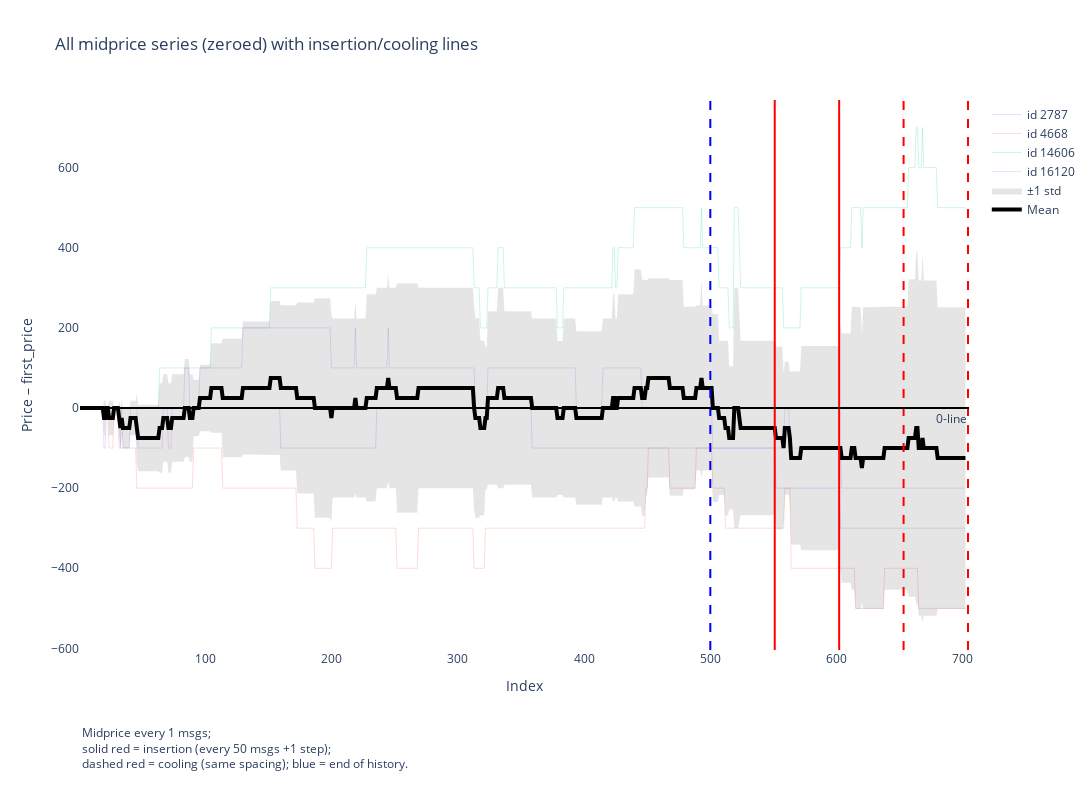

Source (notebook cell):
### Code cell
# 1) how many mid-price samples in one historical block?
hist_steps = hist_msgs // midprice_step_size

# 2) how many mid-price samples in one generated block?
gen_steps  = n_gen_msgs // midprice_step_size

# 3) the “block” between events in mid-price units:
gen_block  = gen_steps + 1    # one extra step after each generated block

# compute mean/std
mean_series = all_series.mean(axis=0)
std_series  = all_series.std(axis=0)

fig = go.Figure()

# faint individual traces
for row, arr0 in zip(merged.itertuples(index=False), all_series):
    fig.add_trace(go.Scatter(
        x=x, y=arr0, mode='lines',
        name=f"id {row.id}", line=dict(width=1),
        opacity=0.2, hoverinfo='skip'
    ))

# ±1 std band
fig.add_trace(go.Scatter(
    x=np.concatenate([x, x[::-1]]),
    y=np.concatenate([mean_series + std_series, (mean_series - std_series)[::-1]]),
    fill='toself', fillcolor='rgba(0,0,0,0.1)',
    line=dict(color='rgba(0,0,0,0)'), hoverinfo='skip',
    showlegend=True, name='±1 std'
))

# bold mean line
fig.add_trace(go.Scatter(
    x=x, y=mean_series, mode='lines',
    name='Mean', line=dict(color='black', width=4)
))

# history-end (blue dashed)
fig.add_vline(x=hist_steps, line=dict(color='blue', width=2, dash='dash'))

# build all event positions in mid-price units
events = np.arange(1, num_insertions + num_coolings + 1)
positions = hist_steps + gen_block * events

# insertion (solid red) = first num_insertions events
for pos in positions[:num_insertions]:
    fig.add_vline(x=pos, line=dict(color='red', width=2, dash='solid'))
# cooling (dashed red) = next num_coolings events
for pos in positions[num_insertions:]:
    fig.add_vline(x=pos, line=dict(color='red', width=2, dash='dash'))

print("insertion positions:", positions[:num_insertions].tolist())
print("cooling positions:  ", positions[num_insertions:].tolist())

# zero‐line
fig.add_hline(y=0, line=dict(color='black', width=2, dash='solid'),
              annotation_text="0-line", annotation_position="bottom right")

# layout
fig.update_layout(
    title="All midprice series (zeroed) with insertion/cooling lines",
    xaxis_title="Index", yaxis_title="Price – first_price",
    template="plotly_white", hovermode="x unified",
    height=800, width=1200, margin={"b":150}
)
fig.update_xaxes(showgrid=False)
fig.update_yaxes(showgrid=False)

info_text = (
    f"Midprice every {midprice_step_size} msgs;<br>"
    f"solid red = insertion (every {n_gen_msgs} msgs +1 step);<br>"
    f"dashed red = cooling (same spacing); blue = end of history."
)
fig.add_annotation(
    text=info_text, xref="paper", yref="paper",
    x=0, y=-0.225, showarrow=False, align="left", font={"size":12}
)

fig.show()

### Figure 1 — Plotly figure (JSON) as saved in the notebook; plotly's stock layout.template omitted (floating-point values rounded to 4 significant figures; data arrays with more than 128 entries replaced by an {"elided": "..."} marker saying what was removed)
{"data": [{"hoverinfo": "skip", "line": {"width": 1}, "mode": "lines", "name": "id 2787", "opacity": 0.2, "type": "scatter", "x": {"elided": "702 int values"}, "y": {"elided": "702 int values"}}, {"hoverinfo": "skip", "line": {"width": 1}, "mode": "lines", "name": "id 4668", "opacity": 0.2, "type": "scatter", "x": {"elided": "702 int values"}, "y": {"elided": "702 int values"}}, {"hoverinfo": "skip", "line": {"width": 1}, "mode": "lines", "name": "id 14606", "opacity": 0.2, "type": "scatter", "x": {"elided": "702 int values"}, "y": {"elided": "702 int values"}}, {"hoverinfo": "skip", "line": {"width": 1}, "mode": "lines", "name": "id 16120", "opacity": 0.2, "type": "scatter", "x": {"elided": "702 int values"}, "y": {"elided": "702 int values"}}, {"fill": "toself", "fillcolor": "rgba(0,0,0,0.1)", "hoverinfo": "skip", "line": {"color": "rgba(0,0,0,0)"}, "name": "±1 std", "showlegend": true, "type": "scatter", "x": {"elided": "1404 int values"}, "y": {"elided": "1404 float values"}}, {"line": {"color": "black", "width": 4}, "mode": "lines", "name": "Mean", "type": "scatter", "x": {"elided": "702 int values"}, "y": {"elided": "702 float values"}}], "layout": {"annotations": [{"showarrow": false, "text": "0-line", "x": 1, "xanchor": "right", "xref": "x domain", "y": 0, "yanchor": "top", "yref": "y"}, {"align": "left", "font": {"size": 12}, "showarrow": false, "text": "Midprice every 1 msgs;<br>solid red = insertion (every 50 msgs +1 step);<br>dashed red = cooling (same spacing); blue = end of history.", "x": 0, "xref": "paper", "y": -0.225, "yref": "paper"}], "height": 800, "hovermode": "x unified", "margin": {"b": 150}, "shapes": [{"line": {"color": "blue", "dash": "dash", "width": 2}, "type": "line", "x0": 500, "x1": 500, "xref": "x", "y0": 0, "y1": 1, "yref": "y domain"}, {"line": {"color": "red", "dash": "solid", "width": 2}, "type": "line", "x0": 551, "x1": 551, "xref": "x", "y0": 0, "y1": 1, "yref": "y domain"}, {"line": {"color": "red", "dash": "solid", "width": 2}, "type": "line", "x0": 602, "x1": 602, "xref": "x", "y0": 0, "y1": 1, "yref": "y domain"}, {"line": {"color": "red", "dash": "dash", "width": 2}, "type": "line", "x0": 653, "x1": 653, "xref": "x", "y0": 0, "y1": 1, "yref": "y domain"}, {"line": {"color": "red", "dash": "dash", "width": 2}, "type": "line", "x0": 704, "x1": 704, "xref": "x", "y0": 0, "y1": 1, "yref": "y domain"}, {"line": {"color": "black", "dash": "solid", "width": 2}, "type": "line", "x0": 0, "x1": 1, "xref": "x domain", "y0": 0, "y1": 0, "yref": "y"}], "title": {"text": "All midprice series (zeroed) with insertion/cooling lines"}, "width": 1200, "xaxis": {"showgrid": false, "title": {"text": "Index"}}, "yaxis": {"showgrid": false, "title": {"text": "Price – first_price"}}}}
